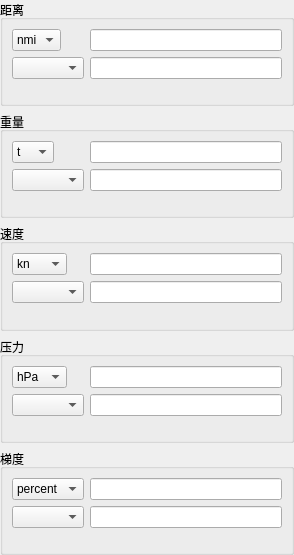
             <widget class="QWidget" name="scrollAreaWidgetContents">
              <property name="geometry">
               <rect>
                <x>0</x>
                <y>0</y>
                <width>294</width>
                <height>555</height>
               </rect>
              </property>
              <layout class="QVBoxLayout" name="verticalLayout_6">
               <property name="leftMargin">
                <number>0</number>
               </property>
               <property name="topMargin">
                <number>0</number>
               </property>
               <property name="rightMargin">
                <number>0</number>
               </property>
               <property name="bottomMargin">
                <number>0</number>
               </property>
               <item>
                <widget class="QGroupBox" name="groupBox_distance">
                 <property name="title">
                  <string>距离</string>
                 </property>
                 <layout class="QFormLayout" name="formLayout">
                  <item row="0" column="0">
                   <widget class="QComboBox" name="comboBox_dis_1">
                    <item>
                     <property name="text">
                      <string>nmi</string>
                     </property>
                    </item>
                    <item>
                     <property name="text">
                      <string>km</string>
                     </property>
                    </item>
                    <item>
                     <property name="text">
                      <string>m</string>
                     </property>
                    </item>
                    <item>
                     <property name="text">
                      <string>ft</string>
                     </property>
                    </item>
                   </widget>
                  </item>
                  <item row="0" column="1">
                   <widget class="QLineEdit" name="lineEdit_dis_1"/>
                  </item>
                  <item row="1" column="0">
                   <widget class="QComboBox" name="comboBox_dis_2"/>
                  </item>
                  <item row="1" column="1">
                   <widget class="QLineEdit" name="lineEdit_dis_2"/>
                  </item>
                 </layout>
                </widget>
               </item>
               <item>
                <widget class="QGroupBox" name="groupBox_weight">
                 <property name="title">
                  <string>重量</string>
                 </property>
                 <layout class="QFormLayout" name="formLayout_2">
                  <item row="0" column="0">
                   <widget class="QComboBox" name="comboBox_wgt_1">
                    <item>
                     <property name="text">
                      <string>t</string>
                     </property>
                    </item>
                    <item>
                     <property name="text">
                      <string>kg</string>
                     </property>
                    </item>
                    <item>
                     <property name="text">
                      <string>lb</string>
                     </property>
                    </item>
                   </widget>
                  </item>
                  <item row="0" column="1">
                   <widget class="QLineEdit" name="lineEdit_wgt_1"/>
                  </item>
                  <item row="1" column="0">
                   <widget class="QComboBox" name="comboBox_wgt_2"/>
                  </item>
                  <item row="1" column="1">
                   <widget class="QLineEdit" name="lineEdit_wgt_2"/>
                  </item>
                 </layout>
                </widget>
               </item>
               <item>
                <widget class="QGroupBox" name="groupBox_speed">
                 <property name="title">
                  <string>速度</string>
                 </property>
                 <layout class="QFormLayout" name="formLayout_3">
                  <item row="0" column="0">
                   <widget class="QComboBox" name="comboBox_spd_1">
                    <item>
                     <property name="text">
                      <string>kn</string>
                     </property>
                    </item>
                    <item>
                     <property name="text">
                      <string>km/h</string>
                     </property>
                    </item>
                    <item>
                     <property name="text">
                      <string>m/s</string>
                     </property>
                    </item>
                   </widget>
                  </item>
                  <item row="0" column="1">
                   <widget class="QLineEdit" name="lineEdit_spd_1"/>
                  </item>
                  <item row="1" column="0">
                   <widget class="QComboBox" name="comboBox_spd_2"/>
                  </item>
                  <item row="1" column="1">
                   <widget class="QLineEdit" name="lineEdit_spd_2"/>
                  </item>
                 </layout>
                </widget>
               </item>
               <item>
                <widget class="QGroupBox" name="groupBox_pressure">
                 <property name="title">
                  <string>压力</string>
                 </property>
                 <layout class="QFormLayout" name="formLayout_4">
                  <item row="0" column="0">
                   <widget class="QComboBox" name="comboBox_prs_1">
                    <item>
                     <property name="text">
                      <string>hPa</string>
                     </property>
                    </item>
                    <item>
                     <property name="text">
                      <string>inHg</string>
                     </property>
                    </item>
                    <item>
                     <property name="text">
                      <string>psi</string>
                     </property>
                    </item>
                    <item>
                     <property name="text">
                      <string>bar</string>
                     </property>
                    </item>
                   </widget>
                  </item>
                  <item row="0" column="1">
                   <widget class="QLineEdit" name="lineEdit_prs_1"/>
                  </item>
                  <item row="1" column="0">
                   <widget class="QComboBox" name="comboBox_prs_2"/>
                  </item>
                  <item row="1" column="1">
                   <widget class="QLineEdit" name="lineEdit_prs_2"/>
                  </item>
                 </layout>
                </widget>
               </item>
               <item>
                <widget class="QGroupBox" name="groupBox_gradient">
                 <property name="title">
                  <string>梯度</string>
                 </property>
                 <layout class="QFormLayout" name="formLayout_5">
                  <item row="0" column="0">
                   <widget class="QComboBox" name="comboBox_grd_1">
                    <item>
                     <property name="text">
                      <string>percent</string>
                     </property>
                    </item>
                    <item>
                     <property name="text">
                      <string>degree</string>
                     </property>
                    </item>
                    <item>
                     <property name="text">
                      <string>ft/nmi</string>
                     </property>
                    </item>
                   </widget>
                  </item>
                  <item row="0" column="1">
                   <widget class="QLineEdit" name="lineEdit_grd_1"/>
                  </item>
                  <item row="1" column="0">
                   <widget class="QComboBox" name="comboBox_grd_2"/>
                  </item>
                  <item row="1" column="1">
                   <widget class="QLineEdit" name="lineEdit_grd_2"/>
                  </item>
                 </layout>
                </widget>
               </item>
              </layout>
             </widget>
